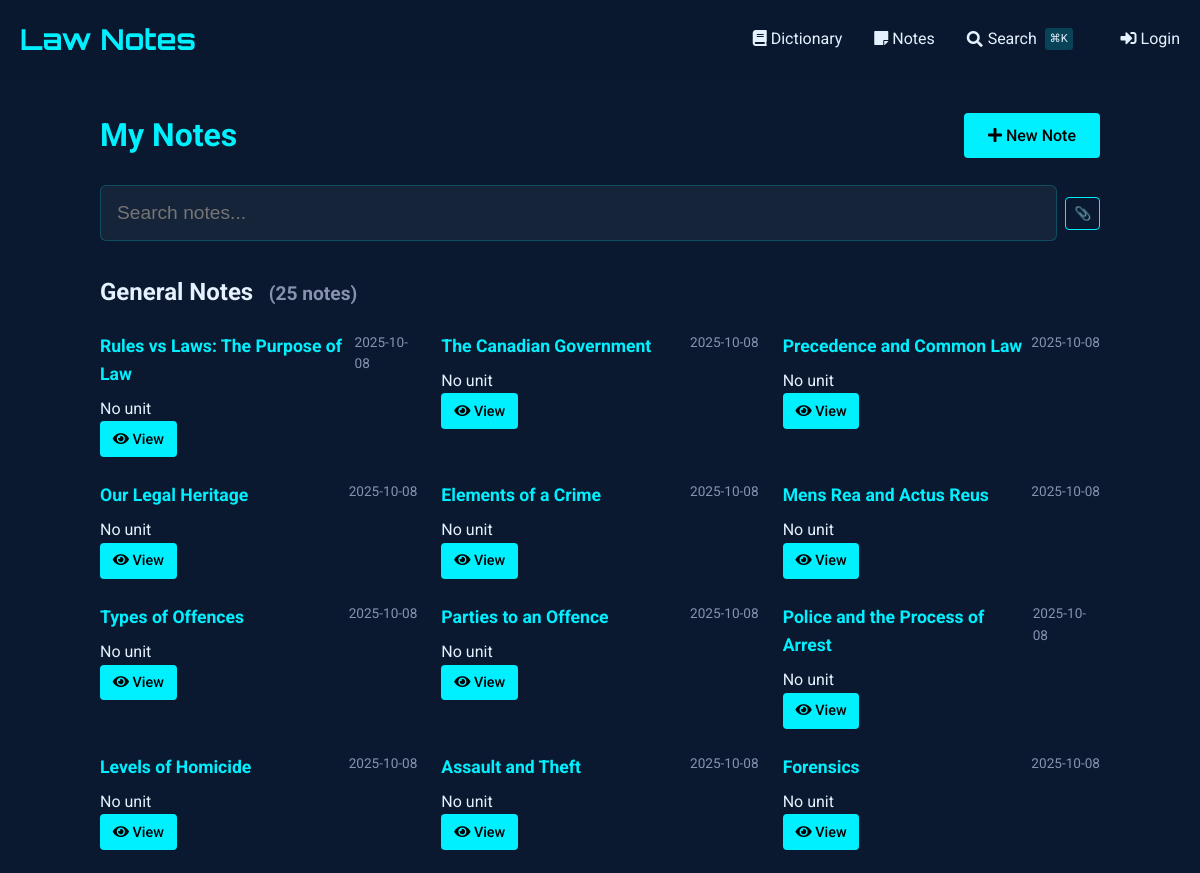
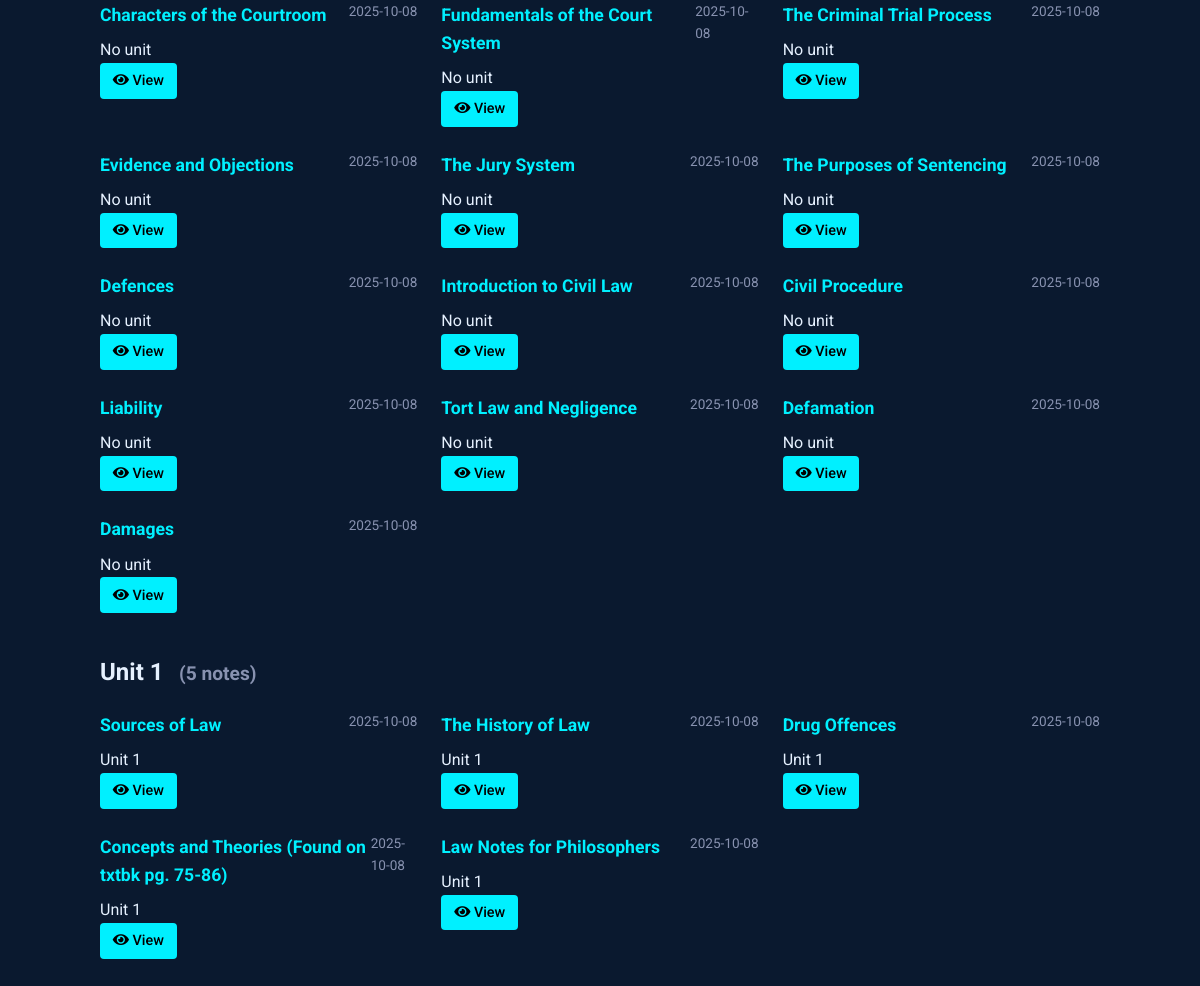
The app's page /notes with its own data (2 pictures, top to bottom).
### tables this page shows
CREATE TABLE notes (
    id INTEGER PRIMARY KEY AUTOINCREMENT,
    title TEXT NOT NULL,                -- short title for the note
    content TEXT NOT NULL,              -- the full note text
    unit_number INTEGER,                -- optional: to group with course units
    tags TEXT,                          -- comma-separated or JSON for filtering/search
    related_entries TEXT,               -- store glossary ids (e.g., "1,4,5") for cross-linking
    created_at TIMESTAMP DEFAULT CURRENT_TIMESTAMP,
    last_updated TIMESTAMP DEFAULT CURRENT_TIMESTAMP,
    views INTEGER DEFAULT 0,            -- track popularity
    is_favorite BOOLEAN DEFAULT 0,      -- quick flag for starred notes
    comments TEXT                       -- optional: your own thoughts or annotations
, has_worksheet BOOLEAN DEFAULT 0);

### notes_routes.py (the view)
@notes_bp.route('')
def index():
    db = SQL("sqlite:///notes.db")
    notes = db.execute("""
        SELECT id, title, unit_number,
               strftime('%Y-%m-%d', created_at) as created_date,
               strftime('%Y-%m-%d', last_updated) as last_updated,
               is_favorite, has_worksheet
        FROM notes
        ORDER BY last_updated DESC
    """)
    notes_by_unit = {}
    for note in notes:
        unit = note.get('unit_number', 'Ungrouped')
        if unit not in notes_by_unit:
            notes_by_unit[unit] = []
        notes_by_unit[unit].append(note)
    return render_template('notes/index.html',
                         notes_by_unit=notes_by_unit)

### sql.py (called while the page is built)
def _enable_logging(f):
    import logging
    import functools
    import os
    @functools.wraps(f)
    def decorator(*args, **kwargs):
        try:
            import flask
        except ModuleNotFoundError:
            return f(*args, **kwargs)
        disabled = logging.getLogger("cs50").disabled
        if flask.current_app and os.getenv("FLASK_ENV") == "development":
            logging.getLogger("cs50").disabled = False
        try:
            return f(*args, **kwargs)
        finally:
            logging.getLogger("cs50").disabled = disabled
    return decorator

    def __del__(self):
        self._disconnect()

    def _disconnect(self):
        if hasattr(_data, self._name()):
            getattr(_data, self._name()).close()
            delattr(_data, self._name())

    def _name(self):
        return str(hash(self))

        def connect(dbapi_connection, connection_record):
            try:
                if isinstance(
                    dbapi_connection, sqlite3.Connection
                ):  # If back end is sqlite
                    cursor = dbapi_connection.cursor()
                    cursor.execute("PRAGMA foreign_keys=ON")
                    cursor.close()
            except:
                pass

### templates/notes/index.html (shortened to what this page needs)
{% extends "notes/base.html" %}
{% block content %}
<div class="container" style="max-width: 1000px; margin: 0 auto;">
    <div style="display: flex; justify-content: space-between; align-items: center; margin-bottom: 1.5rem;">
        <h1 style="color: var(--primary); margin: 0;">
            My Notes
        </h1>
        <a href="{{ url_for('notes.add_note') }}" class="btn" style="background: var(--primary); color: #000; text-decoration: none; white-space: nowrap;">
            <i class="fas fa-plus"></i> New Note
        </a>
    </div>
    <div class="search-container">
        <input type="text" id="noteSearch" class="search-input" placeholder="Search notes..." autocomplete="off" style="padding-left: 1rem;">
    </div>
    <div id="notesContainer">
        {% if notes_by_unit %}
            {% for unit, notes in notes_by_unit.items() %}
                <div class="unit-section" data-unit="{{ unit or 'general' }}">
                    <h2 class="unit-header">
                        {% if unit %}
                            Unit {{ unit }}
                        {% else %}
                            General Notes
                        {% endif %}
                        <small class="unit-count" style="font-size: 0.8em; color: #8892b0; margin-left: 0.5em;">
                        </small>
                    </h2>
                    <div class="notes-grid" style="display: grid; grid-template-columns: repeat(auto-fill, minmax(300px, 1fr)); gap: 1.5rem;" data-unit="{{ unit or 'general' }}">
                        {% for note in notes %}
                            <div class="note-card"
                                 data-id="{{ note.id }}"
                                 data-title="{{ note.title|lower }}"
                                 data-content="{{ note.content|lower }}"
                                 data-unit="{{ note.unit_number or 'general' }}"
                                 data-tags="{{ note.tags|default('', true)|lower }}"
                                 data-has-worksheet="{{ 'true' if note.has_worksheet else 'false' }}"
                                 data-date="{{ (note.last_updated or note.created_date)|lower }}"
                                 data-favorite="{{ 'favorite' if note.is_favorite else '' }}">
                                <div style="display: flex; justify-content: space-between; align-items: flex-start;">
                                    <h3 style="margin: 0 0 0.5rem 0; font-size: 1.1rem; color: var(--primary);">
                                        {{ note.title }}
                                    </h3>
                                    <span class="note-date" style="color: #8892b0; font-size: 0.85rem;">
                                        {{ note.last_updated or note.created_date }}
                                    </span>
                                </div>
                                <div class="note-meta">
                                    {% if note.unit_number %}
                                        <span>Unit {{ note.unit_number }}</span>
                                    {% else %}
                                        <span>No unit</span>
                                    {% endif %}
                                </div>
                                <div class="note-actions">
                                    <a href="{{ url_for('notes.view_note', note_id=note.id) }}" class="btn" style="padding: 0.4rem 0.8rem; font-size: 0.9rem;">
                                        <i class="fas fa-eye"></i> View
                                    </a>
                                </div>
                            </div>
                        {% endfor %}
                    </div>
                </div>
            {% endfor %}
        {% endif %}
    </div>
</div>
{% endblock %}

### templates/notes/base.html (shortened to what this page needs)
{% extends "dictionary/base.html" %}

### templates/dictionary/base.html (shortened to what this page needs)
<!DOCTYPE html>
<html lang="en">
<head>
    <link href="https://cdnjs.cloudflare.com/ajax/libs/font-awesome/5.15.4/css/all.min.css" rel="stylesheet">
</head>
<body>
    <header>
        <div class="container">
            <div class="header-content">
                <a href="{{ url_for('dictionary.index') }}" class="logo">Law Notes</a>
                <nav class="nav-links">
                    <a href="{{ url_for('dictionary.index') }}" class="nav-link">
                        <i class="fas fa-book"></i> Dictionary
                    </a>
                    <a href="{{ url_for('notes.index') }}" class="nav-link">
                        <i class="fas fa-sticky-note"></i> Notes
                    </a>
                    <a href="{{ url_for('search') }}" class="nav-link" style="display: flex; align-items: center; gap: 0.3rem;">
                        <i class="fas fa-search"></i>
                        <span>Search</span>
                        <span style="font-size: 0.7rem; background: rgba(0, 240, 255, 0.2); padding: 0.1rem 0.3rem; border-radius: 3px; margin-left: 0.2rem;">⌘K</span>
                    </a>
                    {% if session.get("name") %}
                    <a href="{{ url_for('dictionary.add_entry') }}" class="nav-link" style="margin-left: 1rem;">
                        <i class="fas fa-plus"></i> Add Entry
                    </a>
                    <a href="/auth/logout" class="nav-link">
                        <i class="fas fa-sign-out-alt"></i> Logout
                    </a>
                    {% else %}
                    <a href="/auth/login" class="nav-link" style="margin-left: 1rem;">
                        <i class="fas fa-sign-in-alt"></i> Login
                    </a>
                    {% endif %}
                </nav>
            </div>
        </div>
    </header>
    <main class="container" style="padding: 2rem 0;">
        {% block content %}{% endblock %}
    </main>
</body>
</html>

### templates/dictionary/base.html (style rules this page uses)
:root { --primary: #00f0ff; --bg-dark: #0a192f; --text: #e6f1ff; --success: #2ecc71; --error: #e74c3c; }
body { font-family: 'Roboto', sans-serif; background-color: var(--bg-dark); color: var(--text); line-height: 1.6; margin: 0; padding: 0; }
.container { max-width: 1200px; margin: 0 auto; padding: 0 20px; }
header { background: rgba(10, 25, 47, 0.9); padding: 1rem 0; }
.header-content { display: flex; justify-content: space-between; align-items: center; }
.logo { font-family: 'Orbitron', sans-serif; font-size: 1.8rem; color: var(--primary); text-decoration: none; font-weight: 700; }
.nav-links { display: flex; gap: 2rem; }
.nav-link { color: var(--text); text-decoration: none; transition: color 0.3s; }
.btn { display: inline-block; padding: 0.6rem 1.5rem; background: var(--primary); color: #000; border: none; border-radius: 4px; cursor: pointer; text-decoration: none; font-weight: 500; transition: all 0.3s; }

### templates/notes/index.html (style rules this page uses)
.search-container { margin-bottom: 2rem; position: relative; }
.search-input { width: 100%; padding: 0.8rem 1rem; padding-left: 2.5rem; font-size: 1rem; background: rgba(10, 25, 47, 0.7); border: 1px solid rgba(0, 240, 255, 0.3); border-radius: 4px; color: #e6f1ff; transition: all 0.3s ease; }
.unit-section { margin-bottom: 2.5rem; }

### templates/partials/spotlight_search.html (style rules this page uses)
.search-input { width: 100%; padding: 1rem 1rem 1rem 3rem; font-size: 1.2rem; background: rgba(255, 255, 255, 0.05); border: 1px solid rgba(0, 240, 255, 0.2); border-radius: 6px; color: #e6f1ff; transition: all 0.3s ease; }

### records on screen
notes: title "Rules vs Laws: The Purpose of Law", last_updated "2025-10-08", shows "No unit"
notes: title "The Canadian Government", last_updated "2025-10-08", shows "No unit"
notes: title "Precedence and Common Law", last_updated "2025-10-08", shows "No unit"
notes: title "Our Legal Heritage", last_updated "2025-10-08", shows "No unit"
notes: title "Elements of a Crime", last_updated "2025-10-08", shows "No unit"
notes: title "Mens Rea and Actus Reus", last_updated "2025-10-08", shows "No unit"
notes: title "Types of Offences", last_updated "2025-10-08", shows "No unit"
notes: title "Parties to an Offence", last_updated "2025-10-08", shows "No unit"
notes: title "Police and the Process of Arrest", last_updated "2025-10-08", shows "No unit"
notes: title "Levels of Homicide", last_updated "2025-10-08", shows "No unit"
notes: title "Assault and Theft", last_updated "2025-10-08", shows "No unit"
notes: title "Forensics", last_updated "2025-10-08", shows "No unit"
notes: title "Characters of the Courtroom", last_updated "2025-10-08", shows "No unit"
notes: title "Fundamentals of the Court System", last_updated "2025-10-08", shows "No unit"
notes: title "The Criminal Trial Process", last_updated "2025-10-08", shows "No unit"
notes: title "Evidence and Objections", last_updated "2025-10-08", shows "No unit"
notes: title "The Jury System", last_updated "2025-10-08", shows "No unit"
notes: title "The Purposes of Sentencing", last_updated "2025-10-08", shows "No unit"
notes: title "Defences", last_updated "2025-10-08", shows "No unit"
notes: title "Introduction to Civil Law", last_updated "2025-10-08", shows "No unit"
notes: title "Civil Procedure", last_updated "2025-10-08", shows "No unit"
notes: title "Liability", last_updated "2025-10-08", shows "No unit"
notes: title "Tort Law and Negligence", last_updated "2025-10-08", shows "No unit"
notes: title "Defamation", last_updated "2025-10-08", shows "No unit"
notes: title "Damages", last_updated "2025-10-08", shows "No unit"
notes: title "Sources of Law", last_updated "2025-10-08", unit_number "1"
notes: title "The History of Law", last_updated "2025-10-08", unit_number "1"
notes: title "Drug Offences", last_updated "2025-10-08", unit_number "1"
notes: title "Concepts and Theories (Found on txtbk pg. 75-86)", last_updated "2025-10-08", unit_number "1"
notes: title "Law Notes for Philosophers", last_updated "2025-10-08", unit_number "1"

### other values on screen
{{ unit }} "1"
